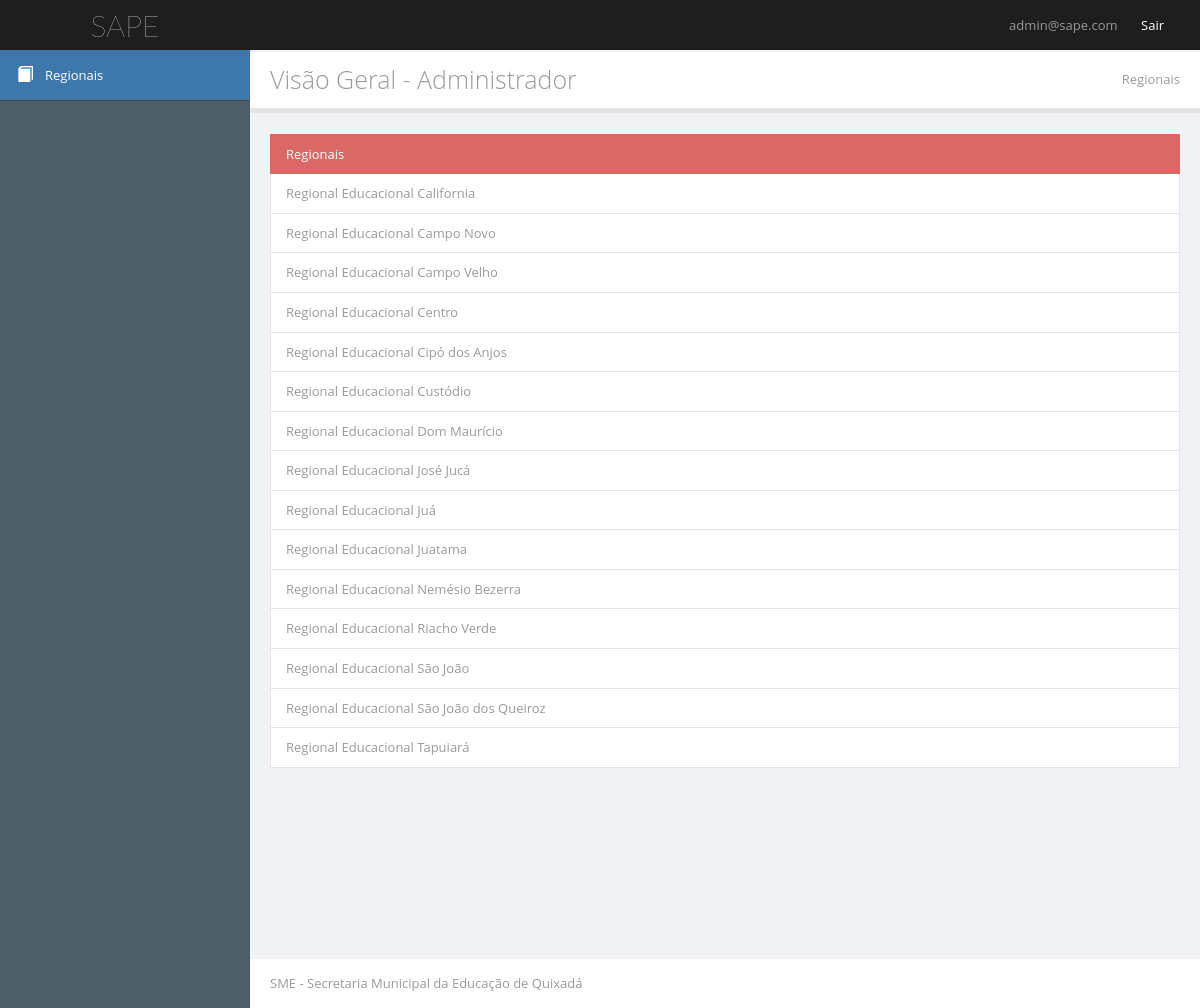
The page /admin/index.php (signed in) on the database its author committed.
### tables this page shows
CREATE TABLE IF NOT EXISTS `regional` (
  `idRegional` bigint(20) unsigned NOT NULL,
  `nome` varchar(255) DEFAULT NULL
);

### Controller/Conexao.php (called while the page is built, shortened)
<?php
class Conexao{
	public static $conexao;
    public static function getConexao(){
        if(Conexao::$conexao!=null){
        	try {
        		return Conexao::$conexao;
        	} catch (Exception $e) {
        		return false;
        	}
        }
        else{
        	try {
            	return new PDO('mysql:host=mysql.hostinger.com.br;dbname=u199007155_sape', 'u199007155_smeqx',
                '123456', array(PDO::MYSQL_ATTR_INIT_COMMAND => "SET NAMES utf8"));
        	} catch (Exception $e) {
        			return null;
        	}
        }
    }
}

### Controller/ControladorRegional.php (called while the page is built, shortened)
<?php
include_once 'Conexao.php';
include_once '../Model/RegionalDAO.php';
class ControladorRegional{
    private $dao;
    public function __construct(){
        $conexao = new RegionalDAO(Conexao::getConexao());
        $this->dao = $conexao;
    }
    public function buscarTodasRegionais(){
            return $this->dao->getAllRegionais();
    }
}
    ?>

### Model/RegionalDAO.php (called while the page is built, shortened)
<?php
	include_once '../Controller/Conexao.php';
class RegionalDAO{
	private $conexao;
	public function __construct(){
			$this->conexao = Conexao::getConexao();
	}
	public function getAllRegionais(){
			$sql = "select * from regional";
			if($this->conexao != null) {
				$resultado = $this->conexao->query($sql);
				$regionais = array();
				while ($regional = $resultado->fetchObject()) {
					array_push($regionais, $regional);
				}
				return $regionais;
			}
			return null;
	}
}

### admin/index.php (the view, shortened to what this page needs)
<?php
include_once '../Controller/ControladorRegional.php';
    $EXISTE_REGIONAL = true;
    $nome_usuario = $_SESSION['email_login'];
    $controladorRegional = new ControladorRegional();
    $lista_regionais = $controladorRegional->buscarTodasRegionais();
?>
<head>
    <link type="text/css" rel="stylesheet" href="../styles/bootstrap.min.css">
    <link type="text/css" rel="stylesheet" href="../styles/main.css">
</head>
<body class="pace-done">
    <div>
        <div id="header-topbar-option-demo" class="page-header-topbar">
            <nav id="topbar" role="navigation" style="margin-bottom: 0;" data-step="3" class="navbar navbar-default navbar-static-top">
            <div class="navbar-header">
                <a id="logo" href="index.php" class="navbar-brand"><span class="fa fa-rocket"></span><span class="logo-text">SAPE</span><span style="display: none" class="logo-text-icon">µ</span></a></div>
            <div class="topbar-main">
                <ul class="nav navbar navbar-top-links navbar-right mbn">
                    <li>
                    <span class="hidden-xs"><?php echo $nome_usuario; ?></span><span></span></a>
                    </li>
                    <li><a href="../Controller/ControleLogin.php?acao=sair">Sair</a></li>
                </ul>
            </div>
        </nav>
        </div>
        <div id="wrapper">
            <nav style="min-height: 100%;" id="sidebar" role="navigation" data-step="2" data-intro="Template has <b>many navigation styles</b>" data-position="right" class="navbar-default navbar-static-side">
            <div class="sidebar-collapse menu-scroll">
                <ul id="side-menu" class="nav">
                    <li class="active"><a href="index.php"><i class="glyphicon glyphicon-book">
                            </i><span class="menu-title">Regionais</span></a></li>
                </ul>
            </div>
        </nav>
            <div id="page-wrapper">
                <div id="title-breadcrumb-option-demo" class="page-title-breadcrumb">
                    <div class="page-header pull-left">
                        <div class="page-title">
                            Visão Geral - Administrador</div>
                    </div>
                    <ul class="breadcrumb page-breadcrumb pull-right">
                        <li class="active">Regionais</li>
                    </ul>
                    <div class="clearfix">
                    </div>
                </div>
                <div class="page-content">
                        <div class="row mbl">
                            <div class="col-lg-12">
                                            <div class="col-md-12">
                                            </div>
                            </div>
                    <div class="col-lg-12">
                        <div class="list-group">
                          <a class="list-group-item active">Regionais</a>
                          <?php
                            if($EXISTE_REGIONAL){
                                foreach ($lista_regionais as $regional) {
                                    ?>
                                    <a href="regional.php?id_regional_selec=<?php echo $regional->idRegional;?>&opcao=admin"
                                       class="list-group-item"><?php echo $regional->nome;?></a>
                                    <?php
                                }
                            }else{
                                ?>
                                <a>Não possui regional cadastrada!</a>
                                <?php
                            }
                          ?>
                        </div>
                    </div>
                </div>
            </div>
                <div id="footer">
                    <div class="copyright">
                        <a href="http://themifycloud.com">SME - Secretaria Municipal da Educação de Quixadá</a></div>
                </div>
            </div>
        </div>
    </div>
</body>

### rows shown on the page
regional: nome "Regional Educacional California"
regional: nome "Regional Educacional Campo Novo"
regional: nome "Regional Educacional Campo Velho"
regional: nome "Regional Educacional Centro"
regional: nome "Regional Educacional Cipó dos Anjos"
regional: nome "Regional Educacional Custódio"
regional: nome "Regional Educacional Dom Maurício"
regional: nome "Regional Educacional José Jucá"
regional: nome "Regional Educacional Juá"
regional: nome "Regional Educacional Juatama"
regional: nome "Regional Educacional Nemésio Bezerra"
regional: nome "Regional Educacional Riacho Verde"
regional: nome "Regional Educacional São João"
regional: nome "Regional Educacional São João dos Queiroz"
regional: nome "Regional Educacional Tapuiará"

### other values the page prints
$nome_usuario "admin@sape.com"
